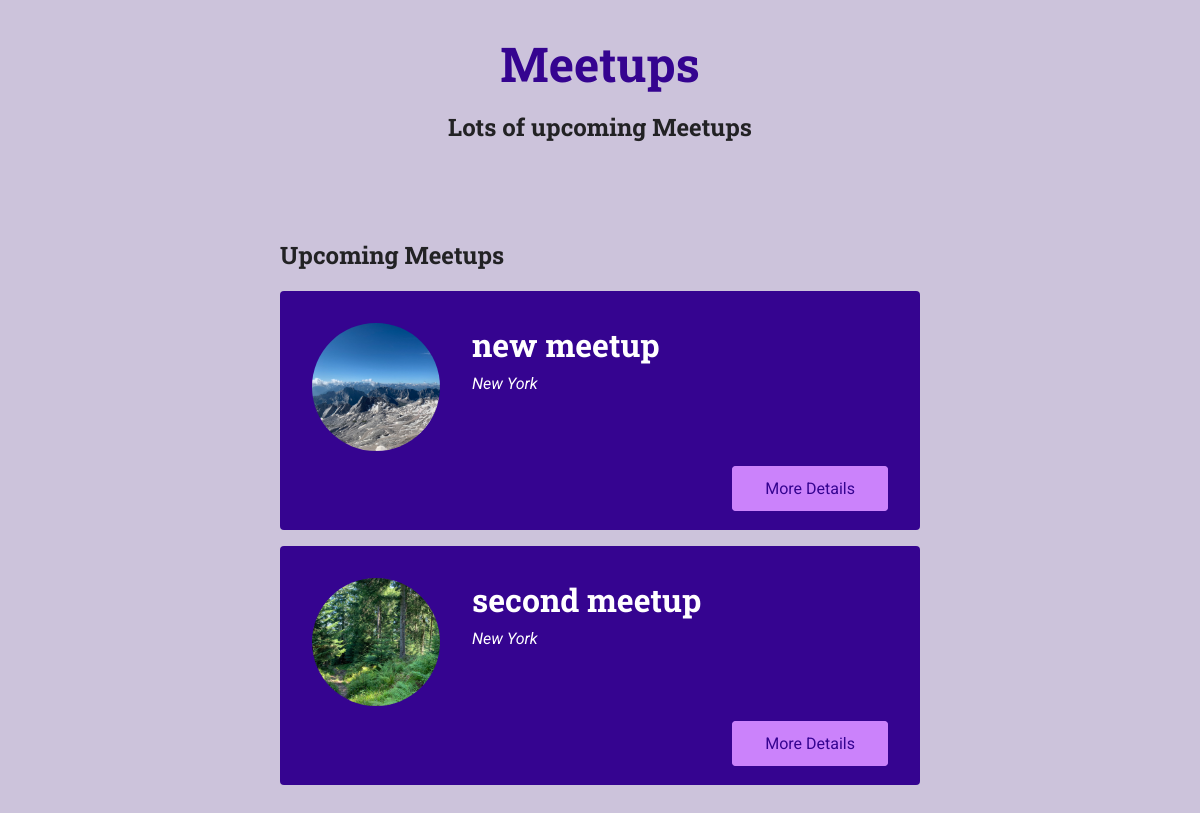
The app's page /meetups/ with its own data.
### meetups/models.py (models this page shows, shortened)
class Meetup(models.Model):
    title = models.CharField(max_length=200)
    organiser_email = models.EmailField()
    date = models.DateField()
    slug = models.SlugField(unique=True)
    description = models.TextField()
    image = models.ImageField(upload_to='images')
    location = models.ForeignKey(Location,on_delete=models.CASCADE)
    participants = models.ManyToManyField(Participant, blank=True)

class Location(models.Model):
    name = models.CharField(max_length=200)
    address = models.CharField(max_length=200)

### meetups/views.py (the view)
# urls.py: path("",views.Index,name="meetup"),
def Index(request):
    meetups = Meetup.objects.all()
    return render(request,"meetups/index.html",{
        'meetups':meetups
        })

### meetups/templates/meetups/index.html (shortened to what this page needs)
{% extends 'meetups/base/base.html' %}
{% load static %}
{% block header_content %}
    <link rel="stylesheet" href="{% static 'meetups/css/all-meetup.css' %}">
{% endblock %}
{% block heading %}
        <h1>Lots of upcoming Meetups</h1>
{% endblock %}
{% block body_content %}
    <main>
        <section>
            <h2>Upcoming Meetups</h2>
            <ol>
                {% for meets in meetups %}
              {% include 'meetups/include/meetup-list.html' with title=meets.title location=meets.location.name image=meets.image.url slug=meets.slug %}
                {% endfor %}
            </ol>
        </section>
    </main>
    {% endblock %}

### meetups/templates/meetups/include/meetup-list.html
<li class="meetup-item">
    <article>
        <div class="meetup-summary">
            <div class="meetup-image">
                <img src="{{image}}" alt="{{title}}">
            </div>
            <div class="meetup-details">
                <h3>{{title}}</h3>
                <address>{{location}}</address>
            </div>
        </div>
        <div class="meetup-actions">
            <a href="{% url 'meetup_detail' slug %}" class="btn">More Details</a>
        </div>
    </article>
</li>

### meetups/static/meetups/css/base.css (style rules this page uses)
* { box-sizing: border-box; }
body { font-family: 'Roboto', sans-serif; margin: 0; background-color: #ccc3db; color: #3e3e41; }
h1, h2, h3 { font-family: 'Roboto Slab', sans-serif; color: #222224; }
button, .btn { cursor: pointer; font: inherit; padding: 0.5rem 1.5rem; background-color: #350490; border: 1px solid #350490; color: white; border-radius: 4px; text-decoration: none; }
#main-header h1 { font-size: 1.5rem; }

### meetups/static/meetups/css/all-meetup.css (style rules this page uses)
section { max-width: 40rem; margin: 3rem auto; }
ol { list-style: none; margin: 0; padding: 0; }
.meetup-item { margin: 1rem 0; background-color: #350490; padding: 2rem; color: white; border-radius: 4px; }
.meetup-summary { display: flex; align-items: flex-start; }
.meetup-image { margin-right: 2rem; }
.meetup-image img { width: 8rem; height: 8rem; object-fit: cover; border-radius: 50%; }
.meetup-details h3 { color: inherit; margin-top: 0; margin-bottom: 0.5rem; font-size: 2rem; }
.meetup-details address { font-style: italic; }
.meetup-actions { margin-top: 1.5rem; text-align: right; }
.meetup-actions .btn { background-color: #cb82fb; border-color: #cb82fb; color: #350490; padding: 0.75rem 2rem; }

### records on screen
Meetup: shows a picture, title "new meetup"
Location: name "New York"
Meetup: shows a picture, title "second meetup"
